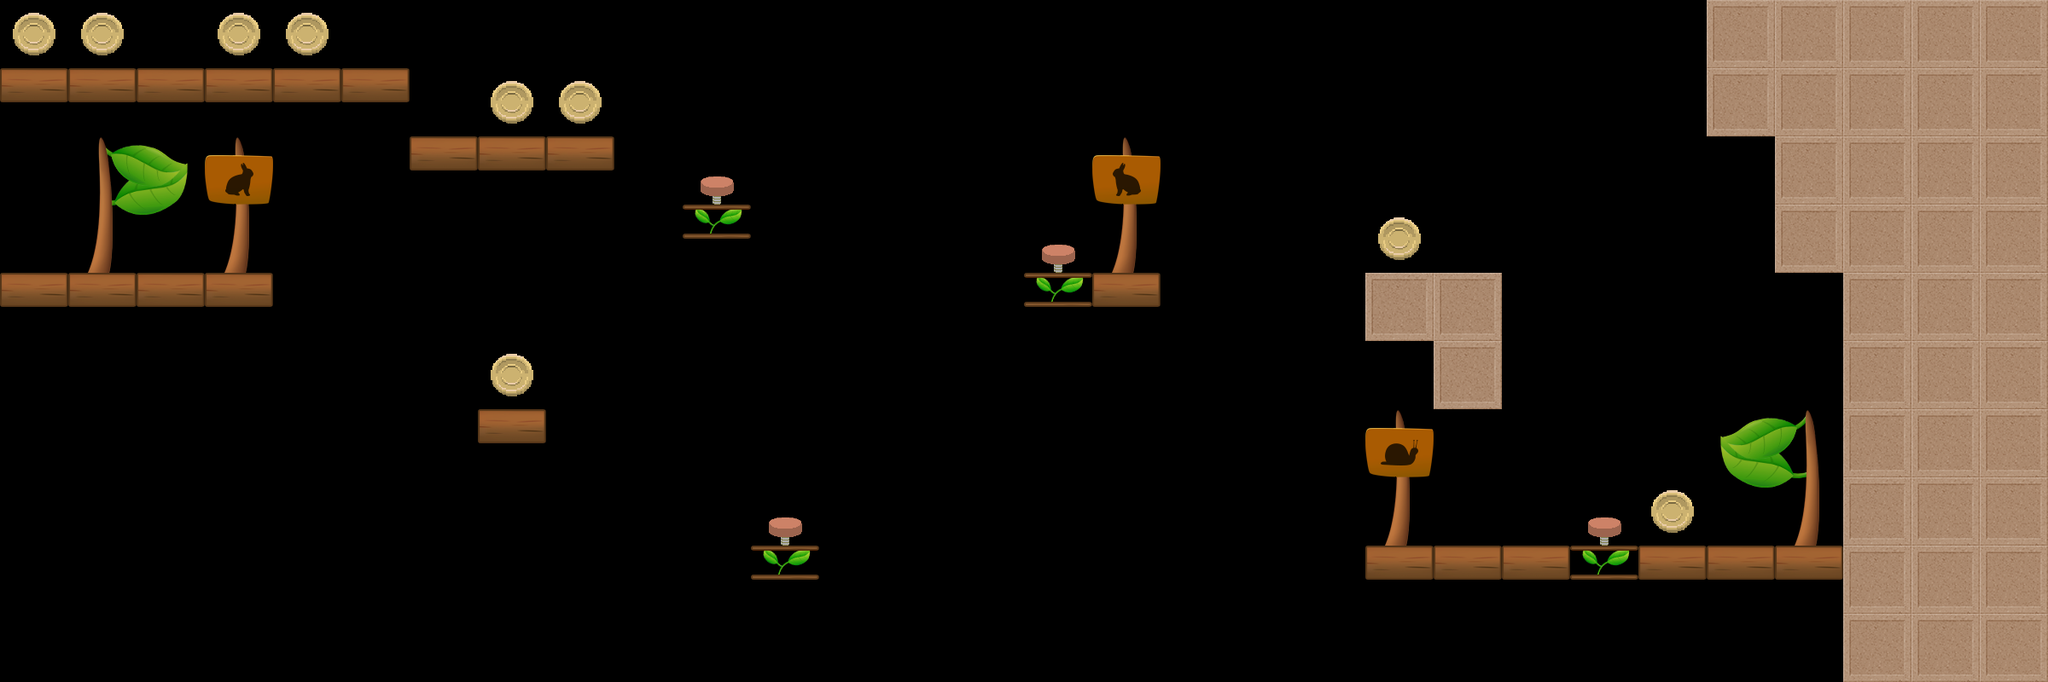

Tiled map render using the project's own tile images. Description and the map definition, with tile-layer contents summarised, below:
An orthogonal 30x10 tile map with 80x80 px tiles, 1 tile layer (Level).

<map version="1.0" tiledversion="1.1.6" orientation="orthogonal" renderorder="right-down" width="30" height="10" tilewidth="80" tileheight="80" infinite="0" nextobjectid="1">
 <properties>
  <property name="StartDirection" value="0" />
 </properties>
 <tileset firstgid="1" name="Untitled" tilewidth="80" tileheight="80" tilecount="32" columns="8">
  <image source="tileset.png" width="640" height="320" />
 </tileset>
 <layer name="Level" width="30" height="10">
  <data>[300 cells, 92 non-empty, 20 distinct tile ids]</data>
 </layer>
</map>
